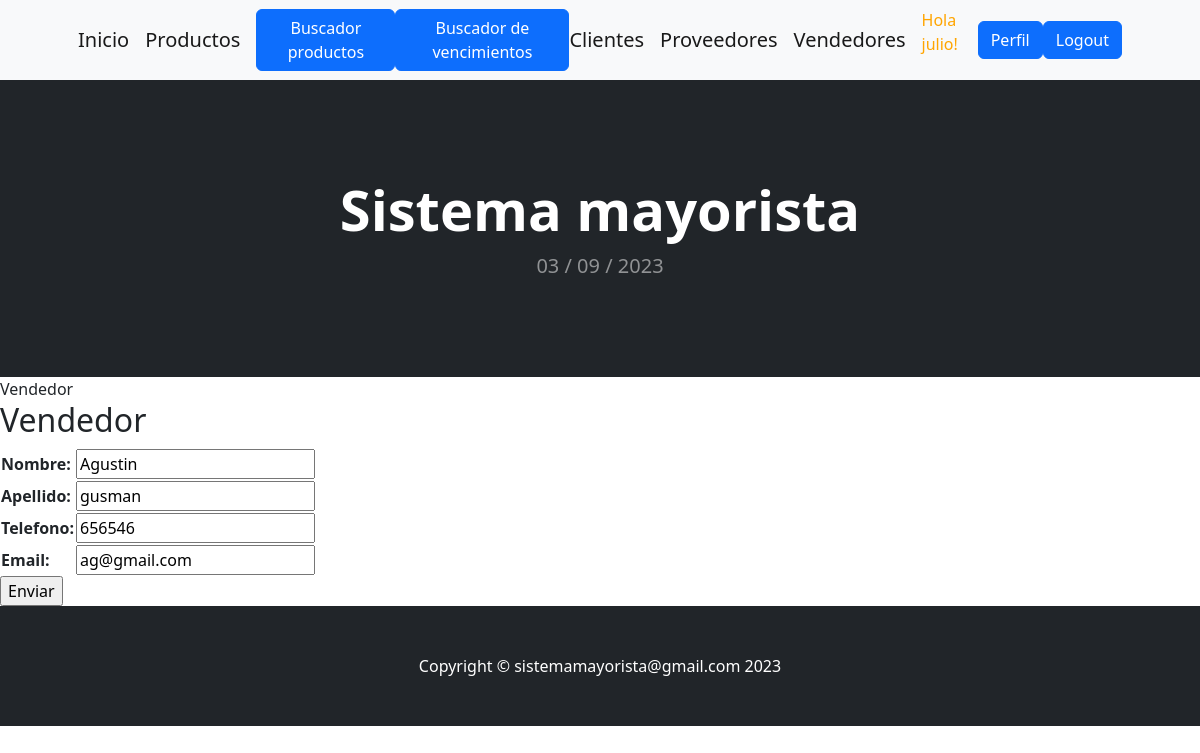
Screenshot of /update_vendedor/1/ (signed in) with the database file from the repository.
### aplicacion/models.py (models this page shows, shortened)
class Vendedor(models.Model):
    nombre = models.CharField(max_length=50)
    apellido = models.CharField(max_length=50)
    telefono = models.CharField(max_length=20)
    email = models.EmailField()

### aplicacion/views.py (the view)
# urls.py: path('update_vendedor/<int:pk>/', VendedorUpdate.as_view(), name="update_vendedor" ),
class VendedorUpdate(LoginRequiredMixin,UpdateView):
    model = Vendedor
    fields = ['nombre', 'apellido', 'telefono', 'email']
    success_url = reverse_lazy('vendedor')

### aplicacion/templates/aplicacion/vendedor_form.html (shortened to what this page needs)
{% extends 'aplicacion/base.html' %}
{% load static %}
{% block titulo %}Vendedor{% endblock titulo %}
{% block contenido %}
    <h2>Vendedor</h2>
    <form action="" method="POST">
        <table>
            {{ form.as_table }}
        </table>
        <input type="submit" value="Enviar">
    </form>
{% endblock contenido %}

### aplicacion/templates/aplicacion/base.html (shortened to what this page needs)
<!DOCTYPE html>
<html lang="en">
    <head>
        {% load static %}
        <link href="https://cdn.jsdelivr.net/npm/bootstrap-icons@1.5.0/font/bootstrap-icons.css" rel="stylesheet" />
       <link href="{% static 'aplicacion/css/styles.css' %}" rel="stylesheet" />
       <link rel="stylesheet" href="https://cdnjs.cloudflare.com/ajax/libs/font-awesome/6.4.0/css/all.min.css">
    </head>
    <body>
        <nav class="navbar navbar-expand-lg navbar-light bg-light">
            <div class="container px-4 px-lg-5">
                <a class="navbar-brand" href="{% url 'home' %}">Inicio</a>
                {% if user.is_authenticated %}
                <a class="navbar-brand" href="{% url 'producto' %}">Productos</a>
                <a class="btn btn-primary" href="{% url 'buscarProducto' %}">Buscador productos</a>
                <a class="btn btn-primary" href="{% url 'buscarVencimiento' %}">Buscador de vencimientos</a>
                <a class="navbar-brand" href="{% url 'cliente' %}">Clientes</a>
                <a class="navbar-brand" href="{% url 'proveedor' %}">Proveedores</a>
                <a class="navbar-brand" href="{% url 'vendedor' %}">Vendedores</a>
                <p style="color:orange">Hola {{user.username}}!</p>
                <a class="btn btn-primary" href="{% url 'editar_perfil' %}">Perfil</a>
                <a class="btn btn-primary" href="{% url 'logout' %}">Logout</a>
                {% else %}
                    <a class="btn btn-success" href="{% url 'registro' %}">Registro</a>
                    <a class="btn btn-primary" href="{% url 'login' %}">Login</a>
                    <li><a href="{% url 'about_me' %}">Acerca de mí</a></li>
                {% endif %}
            </div>
        </nav>
        <header class="bg-dark py-5">
            <div class="container px-4 px-lg-5 my-5">
                <div class="text-center text-white">
                    <h1 class="display-4 fw-bolder">Sistema  mayorista</h1>
                    <p class="lead fw-normal text-white-50 mb-0">{% now "d / m / Y " %}</p>
                </div>
            </div>
        </header>
        {% block titulo %}
        {% endblock titulo %}
        {% block contenido %}
        {% endblock contenido %}
        <footer class="py-5 bg-dark">
            <div class="container"><p class="m-0 text-center text-white">Copyright &copy; sistemamayorista@gmail.com 2023</p></div>
        </footer>
    </body>
</html>

### rows the page displays
Vendedor: nombre "Agustin", apellido "gusman", telefono "656546", email "ag@gmail.com"

### other values shown
{{ user.username }} "julio"
